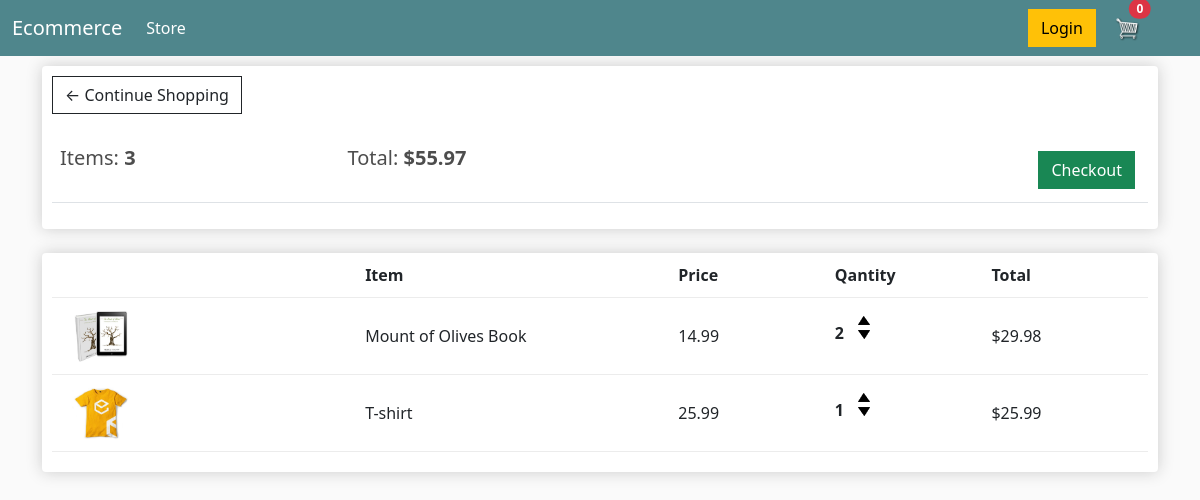
The app's page /cart/ (signed in) with its own data.
### store/models.py (models this page shows, shortened)
class Order(models.Model):
    customer = models.ForeignKey(Customer, on_delete=models.SET_NULL, null=True, blank=True)
    date_ordered = models.DateTimeField(auto_now_add=True)
    complete = models.BooleanField(default=False)
    transaction_id = models.CharField(max_length=100, null=True)
    @property
    def get_cart_total(self):
        orderitems = self.orderitem_set.all()
        total = sum([item.get_total for item in orderitems])
        return total
    @property
    def get_cart_items(self):
        orderitems = self.orderitem_set.all()
        total = sum([item.quantity for item in orderitems])
        return total

class OrderItem(models.Model):
    product = models.ForeignKey(Product, on_delete=models.SET_NULL, null=True)
    order = models.ForeignKey(Order, on_delete=models.SET_NULL, null=True)
    quantity = models.IntegerField(default=0, null=True, blank=True)
    date_added = models.DateTimeField(auto_now_add=True)
    @property
    def get_total(self):
        total = self.product.price * self.quantity
        return total

class Product(models.Model):
    name = models.CharField(max_length=200)
    price = models.FloatField()
    digital = models.BooleanField(default=False, null=True, blank=True)
    image = models.ImageField(null=True, blank =True)
    @property
    def imageURL(self):
        try:
            url = self.image.url
        except:
            url = " "
        return url

### store/views.py (the view)
# urls.py: path("cart/", views.cart, name="cart"),
def cart(request):
    if request.user.is_authenticated:
        customer = request.user.customer
        order, created = Order.objects.get_or_create(customer=customer, complete=False)
        items = order.orderitem_set.all()
    else:
        items = []
        order = {
            "get_cart_total":0,
            "get_cart_items":0
        }
    context = {"items":items, 'order':order}
    return render(request, 'store/cart.html', context)

### store/templates/store/cart.html
{% extends 'store/main.html' %}
{% load static %}
{% block content %}
<div class="row">
    <div class="col-lg-12">
        <div class="box-element">
            <a href="{% url 'store' %}" class="btn btn-outline-dark">&#x2190; Continue Shopping</a>
            <br>
            <br>
            <table class="table">
                <tr>
                    <th><h5>Items: <strong>{{order.get_cart_items}}</strong></h5></th>
                    <th><h5>Total: <strong>${{order.get_cart_total|floatformat:2}}</strong></h5></th>
                    <th>
                        <a style="float: right; margin:5px;" class="btn btn-success" href="{% url 'checkout' %}">Checkout</a>
                    </th>
                </tr>
            </table>
        </div>
        <br>
        <div class="box-element">
            <div class="cart-row">
                <div style="flex: 2;"></div>
                <div style="flex: 2;"><strong>Item</strong></div>
                <div style="flex: 1;"><strong>Price</strong></div>
                <div style="flex: 1;"><strong>Qantity</strong></div>
                <div style="flex: 1;"><strong>Total</strong></div>
            </div>
            {% for item in items  %}
            <div class="cart-row align-items-center">
                <div style="flex: 2;">
                    <img class="row-image" src="{{item.product.imageURL}}" alt="">
                </div>
                <div style="flex: 2;">{{item.product.name}}</div>
                <div style="flex: 1;">{{item.product.price|floatformat:2}}</div>
                <div style="flex: 1;">
                    <p class="quantity">{{item.quantity}}</p>
                    <div class="quantity">
                        <img class="chg-quantity" src="{% static  'images/arrow-up.png' %}">
                        <img class="chg-quantity" src="{% static  'images/arrow-down.png' %}">
                    </div>
                </div>
                <div style="flex: 1;">${{item.get_total}}</div>
            </div>
            {% endfor %}
        </div>
    </div>
</div>
{% endblock content %}

### static/css/main.css (style rules this page uses)
body { background-color: hsl(0, 0%, 98%); }
h1,h2,h3,h4,h5,h6 { color:hsl(0, 0%, 30%); }
.box-element { box-shadow:hsl(0, 0%, 80%) 0 0 16px; background-color: #fff; border-radius: 4px; padding: 10px; }
.col-lg-4, .col-lg-6, .col-lg-8, .col-lg-12 { margin-top: 10px; }
.btn { border-radius: 0; }
.row-image { width: 100px; }
.cart-row { display: flex; align-items: flex-stretch; padding-bottom: 10px; margin-bottom: 10px; border-bottom: 1px solid #ececec; }
.quantity { display: inline-block; font-weight: 700; padding-right:10px; }
.chg-quantity { width: 12px; cursor: pointer; display: block; margin-top: 5px; transition:.1s; }

### records on screen
Order: get_cart_items "3", get_cart_total "55.97"
OrderItem: product.imageURL (picture), product.name "Mount of Olives Book", product.price "14.99", quantity "2", get_total "29.98"
OrderItem: product.imageURL (picture), product.name "T-shirt", product.price "25.99", quantity "1", get_total "25.99"
